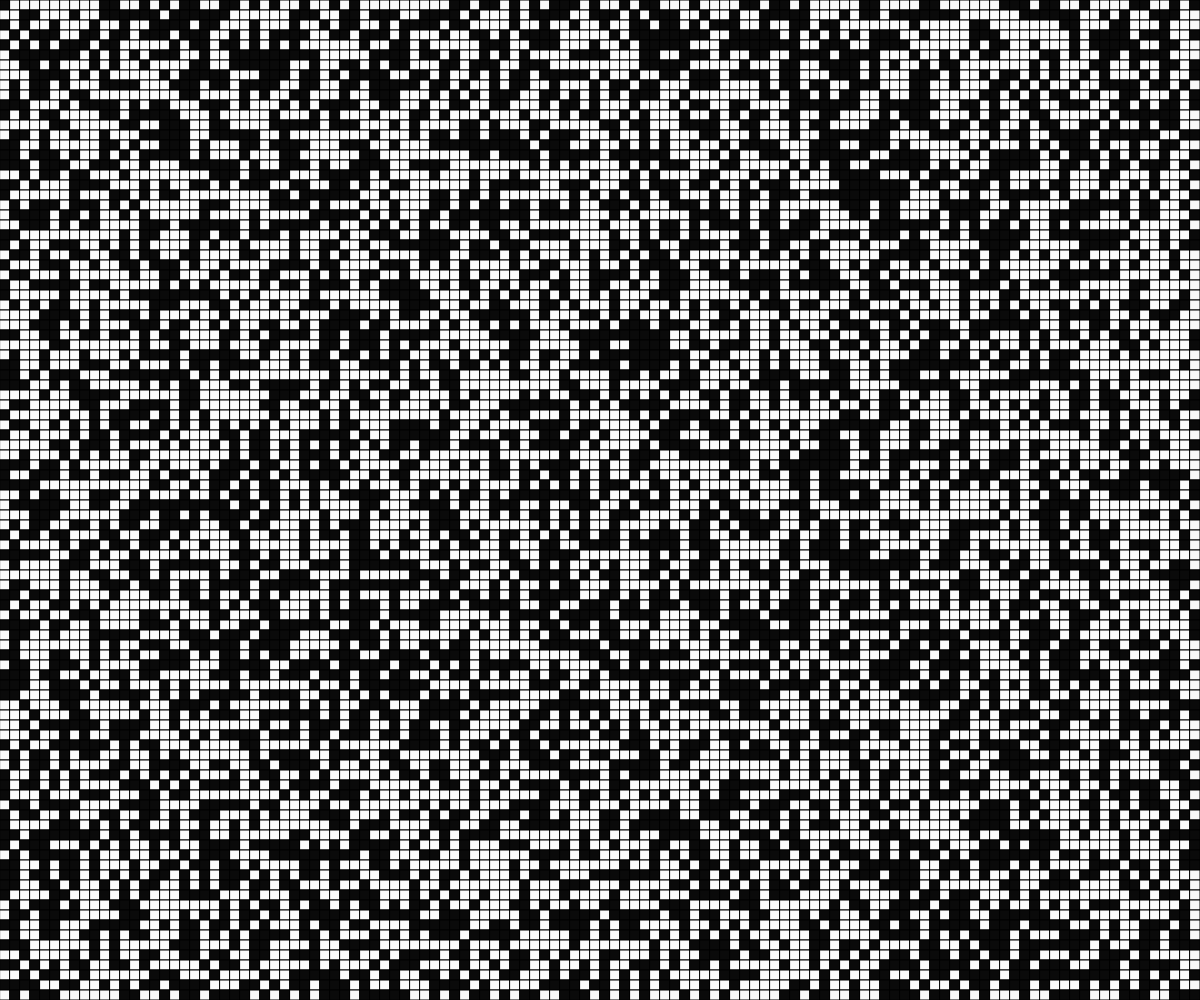
Frame 1 (no input)
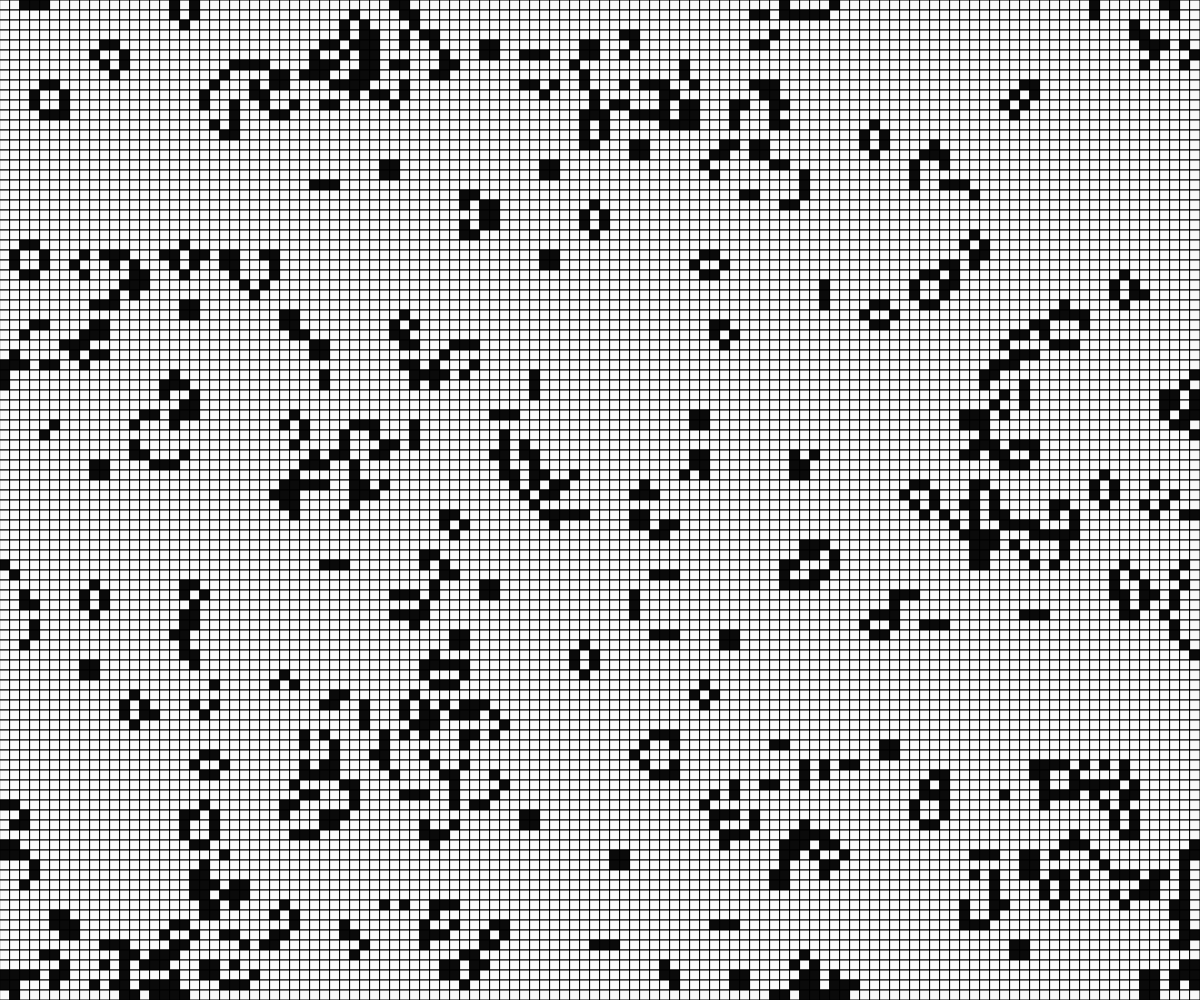
Frame 60 (no input)
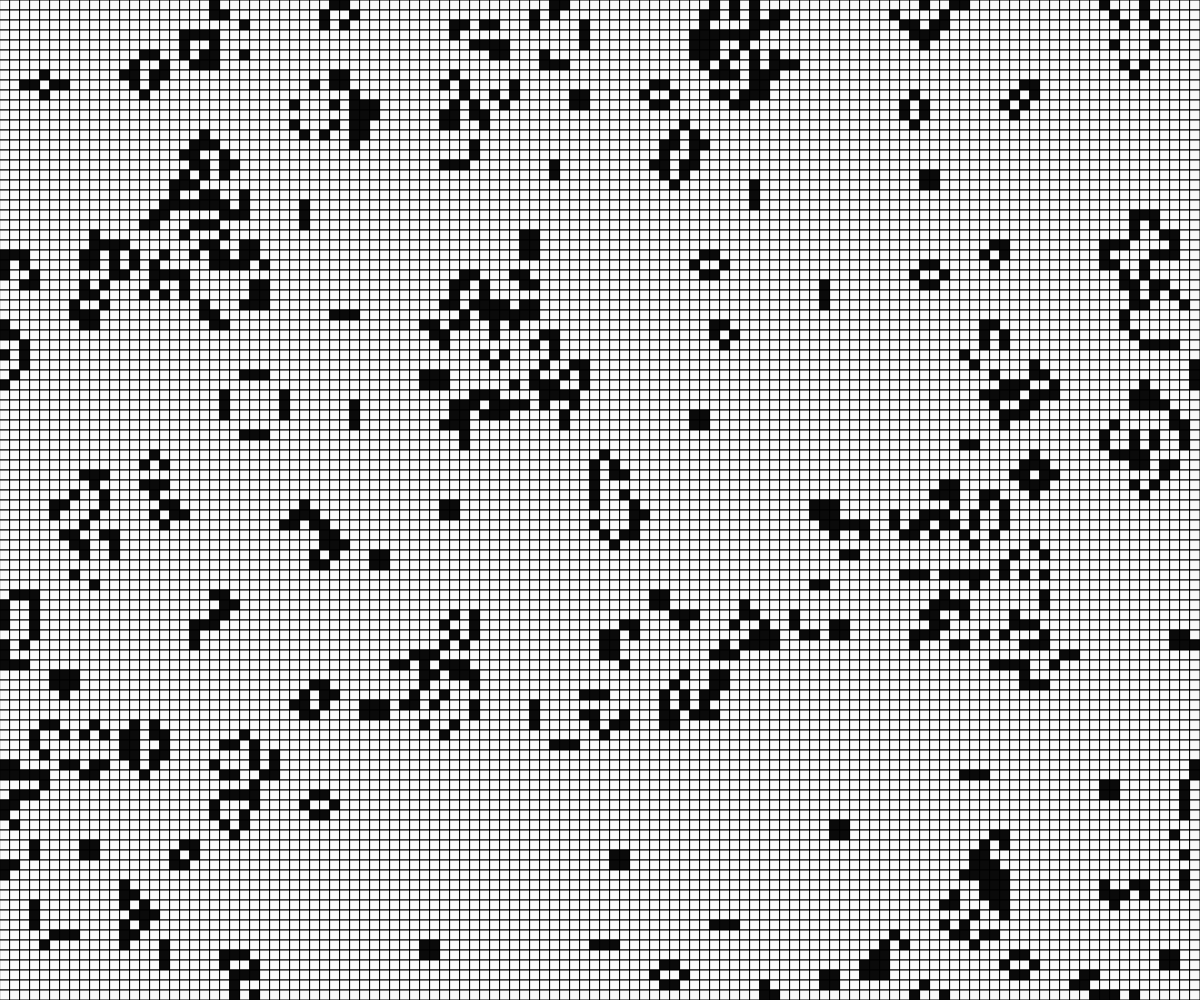
Frame 120 (the mouse pressed at the canvas centre since frame 60)

The p5.js sketch that drew these frames (run headless with seeded random() and noise() and a simulated clock; from frame 60 on, the mouse is pressed at the canvas centre):

// p5.js sketch
// ── sketch.js
let windowW;
let windowH;
let size=10;
let grid;
let rows;
let cols;
let timer=0;
let life=2;

function setup() {
	windowW=windowWidth-(windowWidth%size);
	windowH=windowHeight-(windowHeight%size);
	createCanvas(windowW,windowH);
	rows=height/size;
	cols=width/size;
	grid=createGrid(cols,rows);
	//console.table(grid);
	//frameRate(120);
}

function draw() {
	background(100);
	drawGrid();
	grid=generateNext();
}

function generateNext(){
	let next=makeGrid(cols,rows);
	let count=0;
	for(let i=0; i<cols; i++){
		for(let j=0; j<rows; j++){
			count=countNeigbours(i,j);
			if(grid[i][j]==0&&count==3){
				next[i][j]=1;
			}else if(grid[i][j]==1&&(count<2||count>3)){
				next[i][j]=0;
			}else{
				next[i][j]=grid[i][j];
			}
		}
	}
	return next;
}

function countNeigbours(x,y){
	let count=0;
	for(let i=-1; i<=1; i++){
		for(let j=-1; j<=1; j++){
			count+=grid[(cols+x+i)%cols][(rows+y+j)%rows];
		}
	}
	count-=grid[x][y];
	return count;
}

function drawGrid(){
	let posx, posy;
	for(let i=0; i<cols; i++){
		for(let j=0; j<rows; j++){
			posx=i*size;
			posy=j*size;
			if(grid[i][j]){
				fill(10);
			}else{
				fill(250);
			}
			//noStroke();
			stroke(0);
			rect(posx,posy,size,size);
		}
	}
}

function createGrid(cols, rows){
	let grid=makeGrid(cols, rows);
	// fill the grid
	for(let i=0; i<cols; i++){
		for(let j=0; j<rows; j++){
			grid[i][j]=floor(random(2));
		}
	}
	return grid;
}

function makeGrid(col, row){
	let arr=[];
	for(let i=0; i<col; i++){
		arr[i]=[];
		for (let j = 0; j < row; j++) {
			arr[i][j]=0;
		}
	}
	return arr;
}
